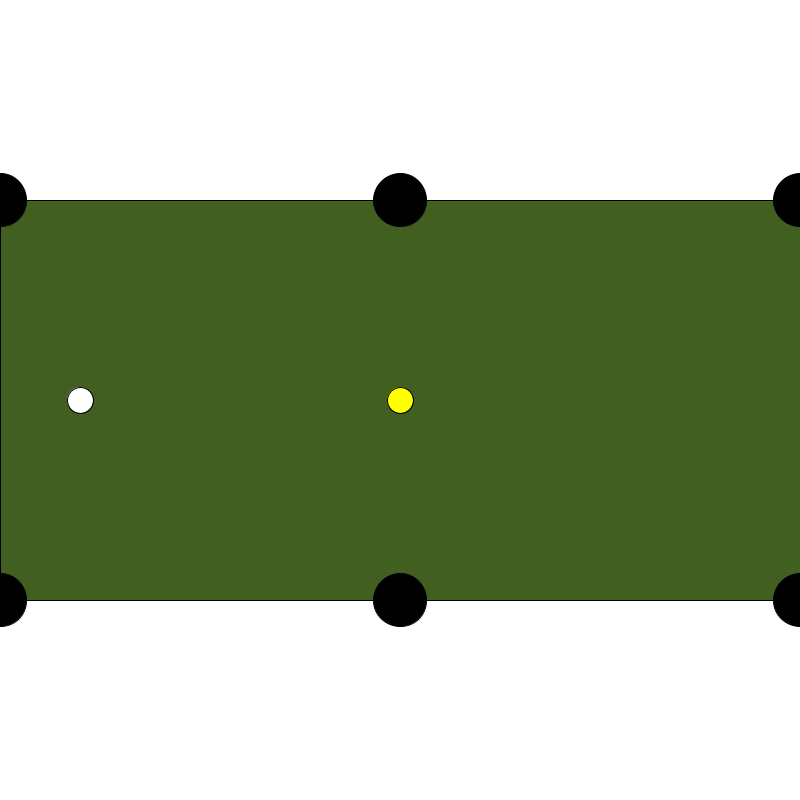
Frame 1 (no input)
Frame 60 (the mouse pressed at the canvas centre just before this capture): identical to frame 1, image omitted
Frame 120 (the mouse held since frame 60 and released just before this capture): identical to frame 1, image omitted

The Processing sketch that drew this single still picture (run headless with seeded random() and noise(); from frame 60 on, the mouse is pressed at the canvas centre):

// Processing sketch: the_project
// ── the_project.pde


PoolTable thePoolTable;
PoolBall thePoolBalls;
Point thePoints;

void setup() {
  size(800, 800);
  
  
  thePoolTable = new PoolTable(width, height/2);
  
  thePoolBalls = new PoolBall(width, height/2);
  
 
}

void draw(){
  background(255);
  thePoolTable.display();
  thePoolBalls.updateBalls();
  
  
  
}
// ── Point.pde

class Point { //allows array list to store coordinates for the pool balls
  float x, y;


  Point(float _x, float _y) {
    x = _x;
    y = _y;
  }
}
// ── Pool_Balls.pde
class PoolBall {
  float ballDiam = width/30;

  ArrayList<Point> ballLocations = new ArrayList<Point>();
  float tableWidth, tableHeight;

  PoolBall(int _tableWidth, int _tableHeight) {

    tableWidth =  _tableWidth;
    tableHeight = _tableHeight;

    //for (int i = 0; i< 5; i++) {
    //  for (int d = 0; d < 100; d += ballDiam) {
    fill(0);
    ballLocations.add( new Point(tableWidth/10, tableHeight ) );
    ballLocations.add( new Point(tableWidth/2, tableHeight ) );
    //}
    //}
  }



  void updateBalls() {


    if (mousePressed == true) {


    }


    displayBalls();
  }

  void displayBalls() {
    for (int i=1; i<ballLocations.size(); i++) {


      fill(255, 255, 0);
      ellipse(ballLocations.get(i).x, ballLocations.get(i).y, ballDiam, ballDiam);
    }
    fill(255);
    ellipse(ballLocations.get(0).x, ballLocations.get(0).y, ballDiam, ballDiam);
  }
}
// ── Pool_Table.pde
class PoolTable{
  
  float tableWidth, tableHeight;
  
  PoolTable(int _tableWidth, int _tableHeight) {
 
    tableWidth =  _tableWidth;
    tableHeight = _tableHeight;
    
  }
  
  void display(){
     fill(#415F20);
     rect(0, height/4, tableWidth, tableHeight);
     
     //pockets
     fill(0);
     ellipse(width/2, height/4, width/15, width/15);
     ellipse(0, height/4, width/15, width/15);
     ellipse(width, height/4, width/15, width/15);
     ellipse(width/2, height/4 + tableHeight, width/15, width/15);
     ellipse(0, height/4 + tableHeight, width/15, width/15);
     ellipse(width, height/4 + tableHeight, width/15, width/15);
    
  }
  
  
}
